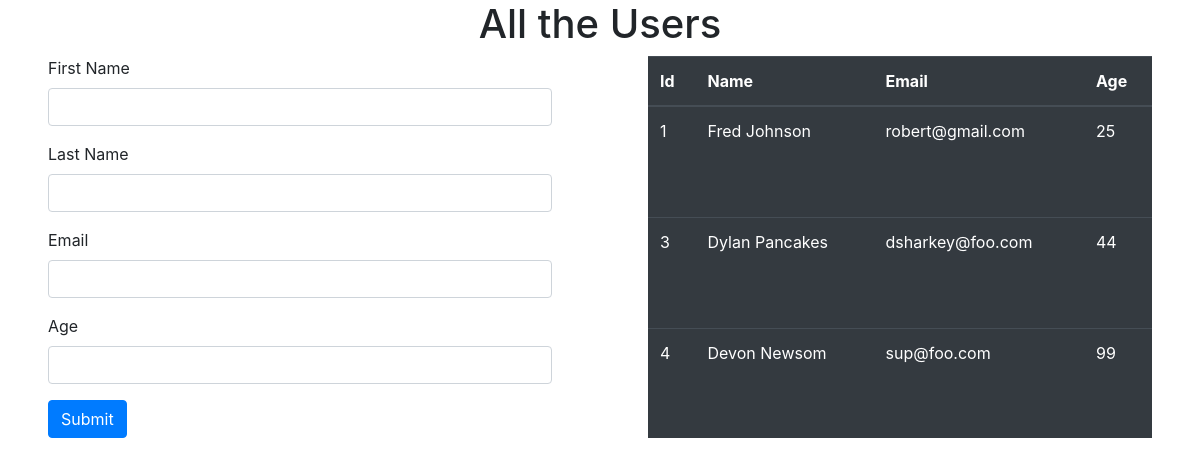
Before: / with the older database file.
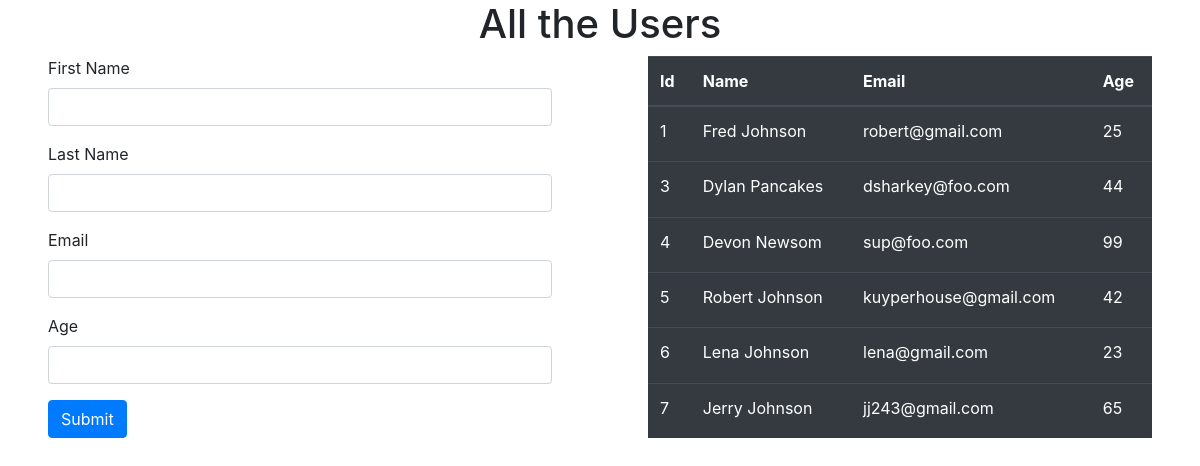
After: the same page with the newer database file.
### BJ1app/models.py (models this page shows)
class User(models.Model):
    first_name = models.CharField(max_length=255, default='Robert')
    last_name = models.CharField(max_length=255, default='Johnson')
    email_address = models.EmailField(default='robert@gmail.com')
    age = models.IntegerField(default=25)
    created_at = models.DateTimeField(null=True)
    updated_at = models.DateTimeField(null=True)
    @property
    def full_name(self):
        return f"{self.first_name} {self.last_name}"

### BJ1app/views.py (the view)
# urls.py: path('', views.index),
def index(request):
    context = {
        'users': User.objects.all()
    }
    return render(request, 'index.html', context)

### BJ1app/templates/index.html (shortened to what this page needs)
<!DOCTYPE html>
<html lang="en">
<head>
    <link href="https://stackpath.bootstrapcdn.com/bootstrap/4.5.0/css/bootstrap.min.css" rel="stylesheet">
    {% load static %}
    <link rel="stylesheet" href="{% static 'style.css' %}">
</head>
<body>
    <h1>All the Users</h1>
    <div id="home">
        <form action="/create" method="post">
            <div class="form-group">
                <label for="first_name">First Name</label>
                <input type="text" id="first_name" name="first_name" class="form-control">
            </div>
            <div class="form-group">
                <label for="last_name">Last Name</label>
                <input type="text" id="last_name" name="last_name" class="form-control">
            </div>
            <div class="form-group">
                <label for="email">Email</label>
                <input type="email" name="email" id="email" class="form-control">
            </div>
            <div class="form-group">
                <label for="age">Age</label>
                <input type="number" name="age" id="age" class="form-control">
            </div>
            <button class="btn btn-primary">Submit</button>
        </form>
        <table class="table table-dark">
            <thead>
                <tr>
                    <th>Id</th>
                    <th>Name</th>
                    <th>Email</th>
                    <th>Age</th>
                </tr>
            </thead>
            <tbody>
            {% for user in users %}
                <tr>
                    <td>{{ user.id }}</td>
                    <td>{{ user.full_name }}</td>
                    <td>{{ user.email_address }}</td>
                    <td>{{ user.age }}</td>
                </tr>
            {% endfor %}
            </tbody>
        </table>
    </div>
</body>
</html>

### BJ1app/static/style.css (style rules this page uses)
#home { display: flex; justify-content: space-between; }
#home > * { width: 50%; margin: 0 3em; }
body > h1 { text-align: center; }

Changed rows visible on the page:
added User: id "5", full_name "Robert Johnson", email_address "kuyperhouse@gmail.com", age "42"
added User: id "6", full_name "Lena Johnson", email_address "lena@gmail.com", age "23"
added User: id "7", full_name "Jerry Johnson", email_address "jj243@gmail.com", age "65"
